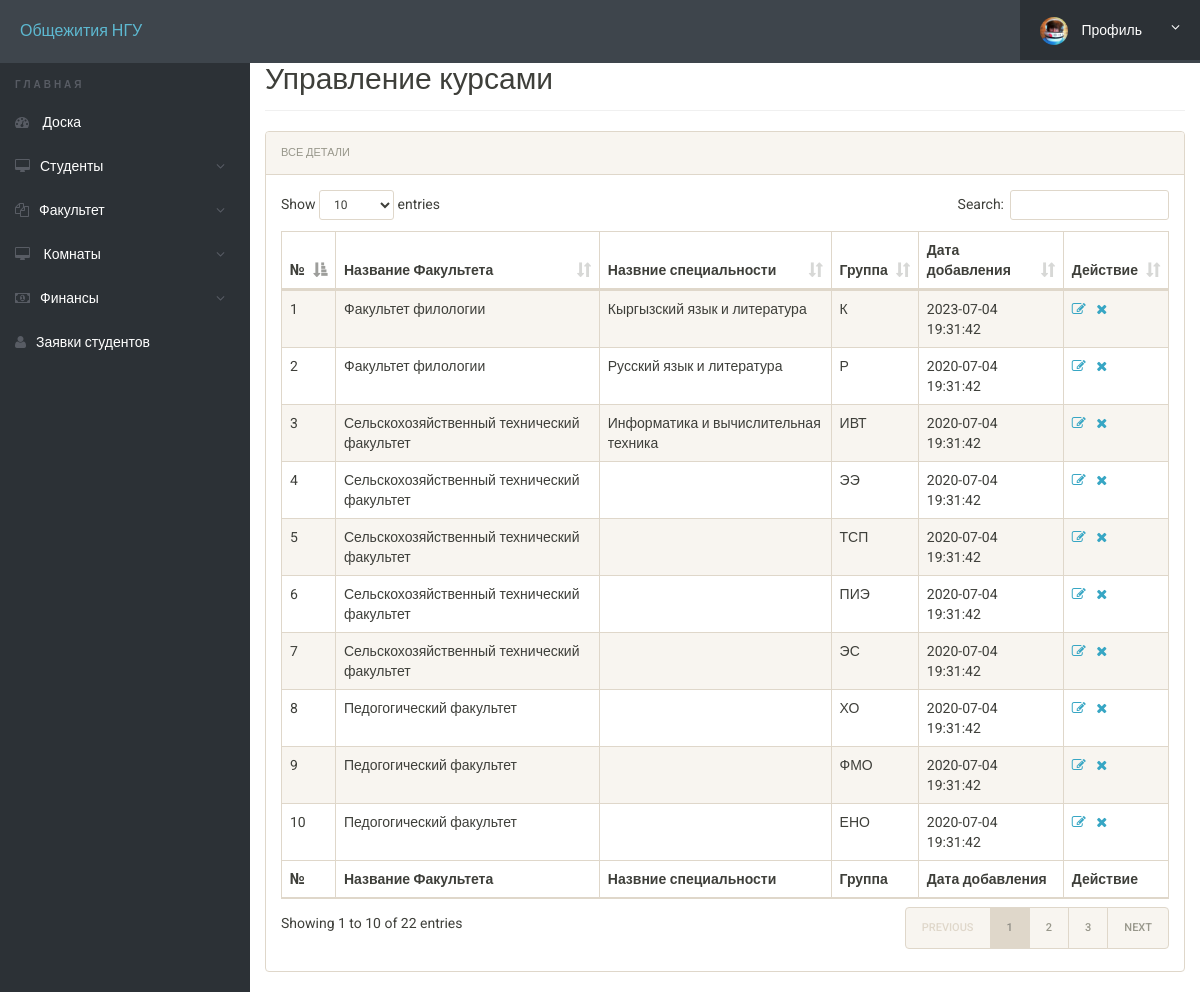
/admin/manage-courses.php (signed in), run on the app's committed database.
### tables this page shows
CREATE TABLE `courses` (
  `id` int(11) NOT NULL,
  `course_code` varchar(255) DEFAULT NULL,
  `course_sn` varchar(255) DEFAULT NULL,
  `course_fn` varchar(255) DEFAULT NULL,
  `posting_date` timestamp NULL DEFAULT current_timestamp()
);

### admin/manage-courses.php (the view, shortened to what this page needs)
<?php
include('includes/config.php');
?>
<!doctype html>
<html lang="en" class="no-js">
<head>
	<link rel="stylesheet" href="css/font-awesome.min.css">
	<link rel="stylesheet" href="css/bootstrap.min.css">
	<link rel="stylesheet" href="css/dataTables.bootstrap.min.css">
	<link rel="stylesheet" href="css/bootstrap-social.css">
	<link rel="stylesheet" href="css/bootstrap-select.css">
	<link rel="stylesheet" href="css/fileinput.min.css">
	<link rel="stylesheet" href="css/awesome-bootstrap-checkbox.css">
	<link rel="stylesheet" href="css/style.css">
</head>
<body>
	<?php include('includes/header.php');?>
	<div class="ts-main-content">
			<?php include('includes/sidebar.php');?>
		<div class="content-wrapper">
			<div class="container-fluid">
				<div class="row">
					<div class="col-md-12">
						<h2 class="page-title" style="margin-top:4%">Управление курсами</h2>
						<div class="panel panel-default">
							<div class="panel-heading">Все Детали</div>
							<div class="panel-body">
								<table id="zctb" class="display table table-striped table-bordered table-hover" cellspacing="0" width="100%">
									<thead>
										<tr>
											<th>№</th>
											<th>Название Факультета</th>
											<th>Назвние специальности</th>
											<th>Группа</th>
											<th>Дата добавления</th>
											<th>Действие</th>
										</tr>
									</thead>
									<tfoot>
										<tr>
										<th>№</th>
											<th>Название Факультета</th>
											<th>Назвние специальности</th>
											<th>Группа</th>
											<th>Дата добавления</th>
											<th>Действие</th>
										</tr>
									</tfoot>
									<tbody>
<?php
$ret="select * from courses";
$stmt= $mysqli->prepare($ret) ;
$stmt->execute() ;
$res=$stmt->get_result();
$cnt=1;
while($row=$res->fetch_object())
	  {
	  	?>
<tr><td><?php echo $cnt;;?></td>
<td><?php echo $row->course_fn;?></td>
<td><?php echo $row->course_sn;?></td>
<td><?php echo $row->course_code;?></td>
<td><?php echo $row->posting_date;?></td>
<td><a href="edit-course.php?id=<?php echo $row->id;?>"><i class="fa fa-edit"></i></a>&nbsp;&nbsp;
<a href="manage-courses.php?del=<?php echo $row->id;?>" onclick="return confirm("ВЫ точно хотите удалить?");"><i class="fa fa-close"></i></a></td>
										</tr>
									<?php
$cnt=$cnt+1;
									 } ?>
									</tbody>
								</table>
							</div>
						</div>
					</div>
				</div>
			</div>
		</div>
	</div>
</body>
</html>

### admin/includes/header.php (shortened to what this page needs)
<div class="brand clearfix">
		<a href="#" class="logo" style="font-size:16px;">Общежития НГУ</a>
		<ul class="ts-profile-nav">
			<li class="ts-account">
				<a href="#"><img src="img/ts-avatar.jpg" class="ts-avatar hidden-side" alt=""> Профиль <i class="fa fa-angle-down hidden-side"></i></a>
			</li>
		</ul>
	</div>

### admin/includes/sidebar.php (shortened to what this page needs)
<nav class="ts-sidebar" >
			<ul class="ts-sidebar-menu">
				<li class="ts-label">Главная</li>
				<li><a href="dashboard.php"><i class="fa fa-dashboard"></i> Доска</a></li>
				<li><a href="#"><i class="fa fa-desktop"></i>Студенты</a>
				</li>
				<li><a href="#"><i class="fa fa-files-o"></i>Факультет</a>
				</li>
				<li><a href="#"><i class="fa fa-desktop"></i> Комнаты</a>
				</li>
				<li><a href="#"><i class="fa fa-money"></i>Финансы</a>
				</li>
				<li><a href="userregistration.php"><i class="fa fa-user"></i>Заявки студентов</a></li>
			</ul>
</nav>

### admin/css/style.css (style rules this page uses)
html { font-size: 14px; }
@media only screen and (min-width: 480px) { html { font-size: 17px; } }
@media only screen and (min-width: 768px) { html { font-size: 14px; } }
body { font-size: 1em; }
a { color: #37a6c4; }
.panel { overflow: hidden; }
ul, li { margin: 0; padding: 0; list-style: none; }
.page-title { padding-bottom: 15px; margin-bottom: 20px; border-bottom: 1px solid #f0f0f0; }
.brand { background: #3e454c; position: relative; z-index: 3; position: fixed; width: 100%; top: 0; }
.brand .logo { box-sizing: border-box; padding: 20px; float: left; display: block; width: 200px; }
@media only screen and (min-width: 992px) { .brand .logo { width: 250px; } }
.brand .ts-profile-nav { float: right; display: none; }
.brand .ts-profile-nav li { float: left; position: relative; }
.brand .ts-profile-nav li a { display: block; padding: 20px; color: #fff; }
.brand .ts-profile-nav .ts-account .fa-angle-down { float: right; }
.brand .ts-profile-nav .ts-account > a { width: 180px; background: #2c3136; }
.brand .ts-profile-nav .ts-account .ts-avatar { border-radius: 50%; height: 28px; margin: -10px 0; margin-right: 10px; }
@media only screen and (min-width: 992px) { .brand .ts-profile-nav { display: block; } }
.ts-sidebar { background: #2c3136; max-height: 0; transition: max-height 0.3s; overflow: hidden; position: fixed; z-index: 2; width: 100%; bottom: 0; top: 60px; overflow-y: auto; }
@media only screen and (min-width: 992px) { .ts-sidebar { max-height: 100%; bottom: 0; } }
.ts-sidebar-menu .ts-label { color: #585c64; font-weight: bold; padding: 8px 15px; text-transform: uppercase; font-size: 10px; letter-spacing: 3px; margin-top: 10px; }
.ts-sidebar-menu a { display: block; text-decoration: none; padding: 12px 15px; color: #fff; }
.ts-sidebar-menu li { position: relative; }
.ts-sidebar-menu li i { color: #585c64; margin-right: 10px; }
.ts-main-content .content-wrapper { padding-top: 15px; margin-top: 10px; }
@media only screen and (min-width: 992px) { .ts-main-content .ts-sidebar { width: 250px; float: left; } }
@media only screen and (min-width: 992px) { .ts-main-content .content-wrapper { margin-left: 250px; } }

### data on the page
courses: course_fn "Факультет филологии", course_sn "Кыргызский язык и литература", course_code "К", posting_date "2023-07-04 19:31:42"
courses: course_fn "Факультет филологии", course_sn "Русский язык и литература", course_code "Р", posting_date "2020-07-04 19:31:42"
courses: course_fn "Сельскохозяйственный технический факультет", course_sn "Информатика и вычислительная техника", course_code "ИВТ", posting_date "2020-07-04 19:31:42"
courses: course_fn "Сельскохозяйственный технический факультет", course_code "ЭЭ", posting_date "2020-07-04 19:31:42"
courses: course_fn "Сельскохозяйственный технический факультет", course_code "ТСП", posting_date "2020-07-04 19:31:42"
courses: course_fn "Сельскохозяйственный технический факультет", course_code "ПИЭ", posting_date "2020-07-04 19:31:42"
courses: course_fn "Сельскохозяйственный технический факультет", course_code "ЭС", posting_date "2020-07-04 19:31:42"
courses: course_fn "Педогогический факультет", course_code "ХО", posting_date "2020-07-04 19:31:42"
courses: course_fn "Педогогический факультет", course_code "ФМО", posting_date "2020-07-04 19:31:42"
courses: course_fn "Педогогический факультет", course_code "ЕНО", posting_date "2020-07-04 19:31:42"
